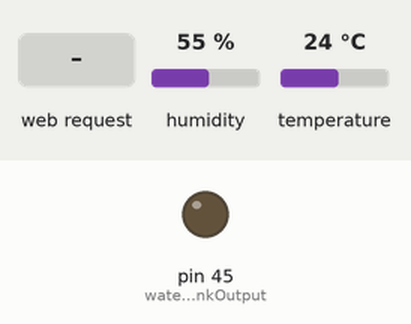
The sketch below on a simulated Arduino Mega 2560, built for the host (arithmetic inside an expression is 32-bit, double 64-bit). Parts: output pins drawn as LEDs (lit = HIGH). The test bench sets the inputs (shaded band); at power-on: humidity 55 %, temperature 24 °C. WiFi joins after 1.5 s; servers stay silent unless stated; what the sketch prints to the serial monitor is not drawn.

Above: at 2.7 s.
2.8 s: HTTP request GET /tank received
4.3 s: HTTP request GET /dht received
Timing chart, 0 to 7.3 s (numbered marks = the images above; inputs shaded):
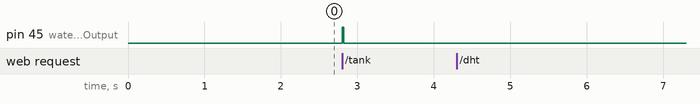

The sketch:

Hoensehus_Outside.ino
```cpp
#include <SPI.h>
#include <Ethernet.h>
#include <DHT.h>

#define dhtOutsidePin 2

#define waterTankOutput 45
#define topTankSensor A13
#define middleTankSensor A14
#define deepestTankSensor A15

DHT dhtoutside (dhtOutsidePin, DHT22);

byte mac[] = {
  0x42, 0x39, 0x55, 0x75, 0x8E, 0xB1
};


EthernetServer server(80);
void setup() {

  pinMode(waterTankOutput,OUTPUT);
  pinMode(deepestTankSensor, INPUT);
  pinMode(middleTankSensor, INPUT);
  pinMode(topTankSensor, INPUT);

  Ethernet.init(10);

  // put your setup code here, to run once:
   Serial.begin(9600);
   //while (!Serial) {


    //; // wait for serial port to connect. Needed for native USB port only


  //}
  Serial.println("Initialize Ethernet with DHCP:");


  if (Ethernet.begin(mac) == 0) {


    Serial.println("Failed to configure Ethernet using DHCP");


    if (Ethernet.hardwareStatus() == EthernetNoHardware) {


      Serial.println("Ethernet shield was not found.  Sorry, can't run without hardware. :(");


    } else if (Ethernet.linkStatus() == LinkOFF) {


      Serial.println("Ethernet cable is not connected.");


    }
    // no point in carrying on, so do nothing forevermore:
    while (true) {
      delay(1);
    }
  }
  // print your local IP address:


  Serial.print("My IP address: ");


  Serial.println(Ethernet.localIP());

  dhtoutside.begin();
}

// get both data from the sensor and save it into the given array.
void getDHTTemperatureAndHumidity(float (& data)[2],  DHT dht){
  data[0] = dht.readTemperature();
  data[1] = dht.readHumidity();
}


void loop() {
  // put your main code here, to run repeatedly:

  EthernetClient client = server.available(); // try to get client
  if (client) { // got client?
    boolean currentLineIsBlank = true;
    String input = String();
    String endpoint = "";
    while (client.connected()) {
      if (client.available()) { // client data available to read
      char c = client.read(); // read 1 byte (character) from client


      input = input + c;

      // last line of client request is blank and ends with \n
      // respond to client only after last line received
      if (c == '\n' && currentLineIsBlank) {
        Serial.println(endpoint);

        if(endpoint == "/dht"){

          client.println("HTTP/1.1 200 OK");
          client.println("Content-Type: application/json");
          client.println("Connection: close");
          client.println();
          String response = "";
          float data[2];
          response.concat("{\"temperature\":");
          getDHTTemperatureAndHumidity(data,dhtoutside);
          response.concat(data[0]);
          response.concat(", \"humidity\": ");
          response.concat(data[1]);
          response.concat("");

          response.concat("}");
          client.println(response);
          break;
        }

        else if(endpoint == "/tank"){
          client.println("HTTP/1.1 200 OK");
          client.println("Content-Type: application/json");
          client.println("Connection: close");
          client.println();


          int data[2];

          digitalWrite(waterTankOutput,HIGH);
          delay(10);

          if(analogRead(topTankSensor) > 0){
            data[0] = 95;
            data[1] = 100;
          }
          else if(analogRead(middleTankSensor) > 0){
            data[0] = 60;
            data[1] = 94;
          }
          else if(analogRead(deepestTankSensor) > 0){
            data[0] = 11;
            data[1] = 59;
          }
          else {
            data[0] = 0;
            data[1] = 10;
          }

          String response = "{\"min\": ";
          response.concat(data[0]);
          response.concat(",\"max\": ");
          response.concat(data[1]);
          response.concat("}");

          delay(10);
          digitalWrite(waterTankOutput,LOW);

          client.println(response);
          break;
        }

        else{


        // send a standard http response header
        client.println("HTTP/1.1 200 OK");
        client.println("Content-Type: text/html");
        client.println("Connection: close");
        client.println();
        // send web page
        client.println("<!DOCTYPE html>");
        client.println("<html>");
        client.println("<head>");
        client.println("<title>Arduino Web Page</title>");
        client.println("</head>");
        client.println("<body>");
        client.println("<h1>Hello from Arduino!</h1>");
        client.println("<p>A web page from the Arduino server</p>");
        client.println("</body>");
        client.println("</html>");
        break;
        }
      }
      // every line of text received from the client ends with \r\n
      if (c == '\n') {
        // last character on line of received text
        // starting new line with next character read
        currentLineIsBlank = true;
        String temp = DecodeEndpointPath(input);
        if(temp != ""){
          endpoint = temp;
        }

        input = "";


      }
      else if (c != '\r') {
        // a text character was received from client
        currentLineIsBlank = false;
      }
    } // end if (client.available())
  } // end while (client.connected())
  delay(1); // give the web browser time to receive the data
  client.stop(); // close the connection
  } // end if (client
}

//Decodes the path and returns the result.
String DecodeEndpointPath(String requestLine){
  if(requestLine.startsWith("GET")){
    int index = requestLine.indexOf(" ");
    int indexNext = requestLine.indexOf(" ",index +1);
    String subString = requestLine.substring(index+1, indexNext );
    return subString;

  }
  return "";
}
```

Measured:
- after the input at 2.8 s, pin 45 (waterTankOutput): LOW → HIGH at once, → LOW 0.02 s later
- after the input at 4.3 s, every drawn part: stays the same
